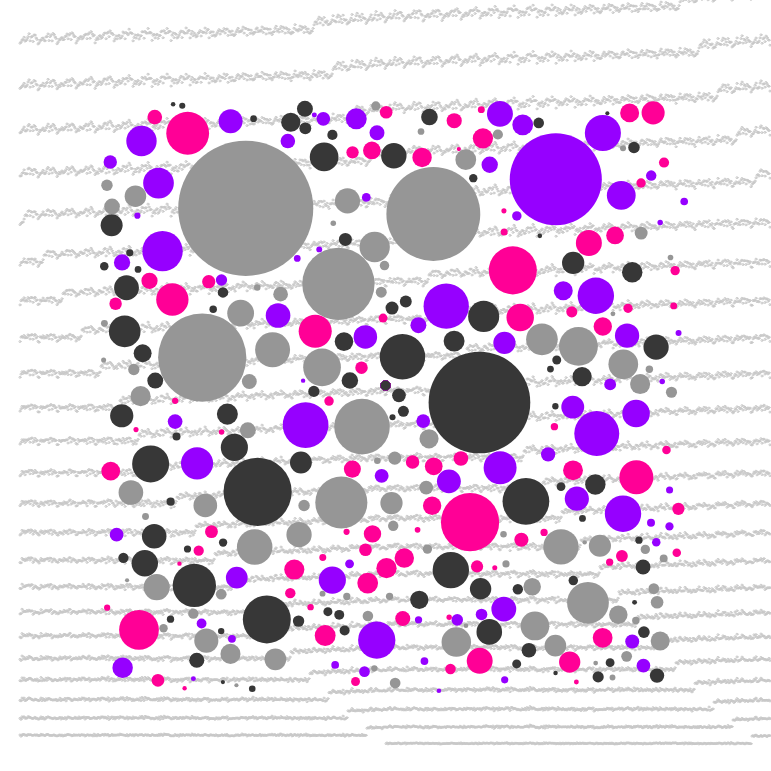
Frame 1 (no input)
Frame 60 (no input): identical to frame 1, image omitted
Frame 120 (the mouse pressed at the canvas centre since frame 60): identical to frame 1, image omitted

The p5.js sketch that drew this single still picture (run headless with seeded random() and noise() and a simulated clock; from frame 60 on, the mouse is pressed at the canvas centre):

// p5.js sketch
// ── sketch.js
let pastLine = [];
let currLine = [];
let circles = [];

let circleFill = (x1, x2, y1, y2) => {
  // Guards from infinite loops
  var guard = 0;
  while (circles.length < 50000) {

    // Overlap flag
    var overlapping = false;
    
    var circle = {
      x: random(width),
      y: random(height),
      r: random(2, 76)
    }
    circles.push({x:width/2,
                  y: height/2,
                  r: 5})
    // Checks distance from all other circles
    for (var j = 0; j < circles.length; j++) {
      let madeCircle = circles[j];
      let d = dist(circle.x, circle.y, madeCircle.x, madeCircle.y);
      // if d < r1+r2
      if (d < circle.r + madeCircle.r ||
          circle.x < x1 + circle.r || circle.x > x2 - circle.r*3 ||
          circle.y < y1 + circle.r || circle.y > y2 - circle.r*3) {
        overlapping = true;
        break;
      }
    }

    if (!overlapping) {
      circles.push(circle);
    }

    guard++;
    if (guard > 10000) {
      break;
    }
  }

  for (var k = 0; k < circles.length; k++) {
    let circle = circles[k];
    switch (k % 4) {
      case 0:
        fill(255, 0, 150);
        break;
      case 1:
        fill(150, 0, 255);
        break;
      case 2:
        fill(55, 55, 55);
        break;
      case 3:
        fill(150, 150, 150);
        break;
    }
    noStroke();
    ellipse(circle.x, circle.y, circle.r * 2, circle.r * 2);
  }
}

function setup() {
  // // put setup code here
  createCanvas(771, 771);
  background(255);
  let r = 2;
  stroke(200);
  noFill();
  for (i = 20; i < width - 20; i = i + 2) {
    for (j = 20; j < height; j++) {
      if(currLine.length < 366) {
        currLine.push(i);
      } else {
        let pastPoint = currLine.shift();
        let newX = pastPoint + noise(j) * 2 + (i/3)
        ellipse(j, height-newX, r, r);
        currLine.push(newX);
      }
    }
  }
  fill(150, 0, 255);
  noStroke();
  circleFill(100, 700, 100, 700);
}

function draw() {
  // put drawing code here

}
